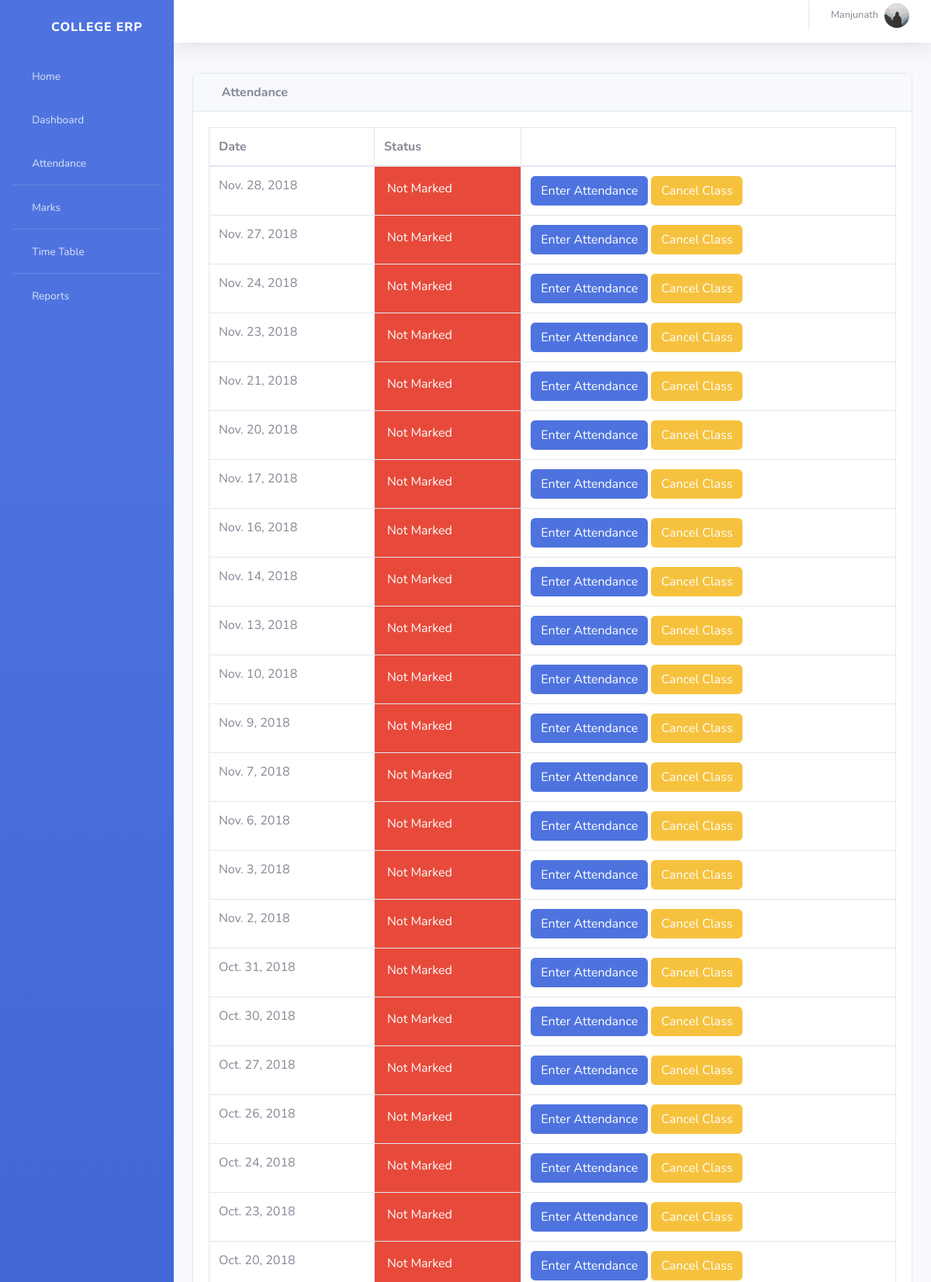
/info/teacher/9/ClassDates/ (signed in, upper part), run on the app's committed database.
### info/models.py (models this page shows, shortened)
class User(AbstractUser):
    @property
    def is_student(self):
        if hasattr(self, 'student'):
            return True
        return False
    @property
    def is_teacher(self):
        if hasattr(self, 'teacher'):
            return True
        return False

class Teacher(models.Model):
    user = models.OneToOneField(User, on_delete=models.CASCADE, null=True)
    id = models.CharField(primary_key=True, max_length=100)
    dept = models.ForeignKey(Dept, on_delete=models.CASCADE, default=1)
    name = models.CharField(max_length=100)
    Gender = models.CharField(max_length=50, choices=Gender_choice, default='Male')
    DOB = models.DateField(default='1980-01-01')
    address = models.CharField(max_length=200, default='-'),
    phone = models.IntegerField(),
    nationality = models.CharField(max_length=20),
    image = models.ImageField(default='default.jpg', upload_to='profile_pics')

class AttendanceClass(models.Model):
    assign = models.ForeignKey(Assign, on_delete=models.CASCADE)
    date = models.DateField()
    status = models.IntegerField(default=0)

### info/views.py (the view)
# urls.py: path('teacher/<int:assign_id>/ClassDates/', views.t_class_date, name='t_class_date'),
@login_required()
def t_class_date(request, assign_id):
    now = timezone.now()
    ass = get_object_or_404(Assign, id=assign_id)
    att_list = ass.attendanceclass_set.filter(date__lte=now).order_by('-date')
    return render(request, 'info/t_class_date.html', {'att_list': att_list})

### info/templates/info/t_class_date.html
{% extends 'info/base.html' %}
{% block content %}
    <div class="card mb-3">
        <div class="card-header">
              <i class="fas fa-table"></i>
            <b>Attendance</b></div>
            <div class="card-body">
              <div class="table-responsive">
                <table class="table table-bordered" id="dataTable" width="100%" cellspacing="0">
                  <thead>
                    <tr>
                        <th>Date</th>
                        <th>Status</th>
                        <th></th>
                    </tr>
                  </thead>
                  <tbody>
                    {% for a in att_list %}
                    <tr>
                        <td>{{ a.date }}</td>
                        {% if a.status == 0 %}
                            <td class="p-3 mb-2 bg-danger text-white">Not Marked</td>
                            <td>
                                <a class="btn btn-primary" href="{% url 't_attendance' a.id %}" role="button">Enter Attendance</a>
                                <a class="btn btn-warning" href="{% url 'cancel_class' a.id %}">Cancel Class</>
                            </td>
                        {% elif a.status == 1 %}
                            <td class="p-3 mb-2 bg-success text-white">Marked</td>
                            <td><a class="btn btn-secondary" href="{% url 'edit_att' a.id %}" role="button">Edit Attendance</a> </td>
                        {% else %}
                            <td class="p-3 mb-2 bg-warning text-white">Cancelled</td>
                            <td><a class="btn btn-primary" href="{% url 't_attendance' a.id %}" role="button">Enter Attendance</a></td>
                        {% endif %}
                    </tr>
                    {% empty %}
                            <p>student has no courses</p>
                    {% endfor %}
                  </tbody>
                </table>
              </div>
        </div>
    </div>
{% endblock %}

### info/templates/info/base.html (shortened to what this page needs)
<!DOCTYPE html>
<html lang="en">
  <head>
      {% load static %}
   <link href="{% static '/info/dashboard/vendor/fontawesome-free/css/all.min.css' %}" rel="stylesheet" type="text/css">
   <link href="{% static '/info/dashboard/css/sb-admin-2.min.css' %}" rel="stylesheet">
    <link href="{% static '/info/dashboard/vendor/datatables/dataTables.bootstrap4.css' %}" rel="stylesheet">
  </head>
  <body id="page-top">
    <div id="wrapper">
  <ul class="navbar-nav bg-gradient-primary sidebar sidebar-dark accordion" id="accordionSidebar">
      <a class="sidebar-brand d-flex align-items-center justify-content-center" href="{% url 'index' %}">
        <div class="sidebar-brand-icon rotate-n-15">
          <i class="fas fa-laugh-wink"></i>
        </div>
        <div class="sidebar-brand-text mx-3">College ERP</div>
      </a>
      <li class="nav-item">
        <a class="nav-link" href="{% url 'index' %}">
          <i class="fas fa-fw fa-tachometer-alt"></i>
          <span>Home</span></a>
      </li>
       {% if request.user.is_student %}
<hr class="sidebar-divider my-0">
      <li class="nav-item">
        <a class="nav-link" href="{% url 'dashboard'  request.user.student.USN request.user.student.class_id_id %}">
          <i class="fas fa-fw fa-tachometer-alt"></i>
          <span>Dashboard</span></a>
      </li>
      <li class="nav-item">
        <a class="nav-link" href="{% url 'attendance' request.user.student.USN %}">
          <i class="fas fa-fw fa-tachometer-alt"></i>
          <span>Attendance</span></a>
      </li>
      <hr class="sidebar-divider my-0">
      <li class="nav-item">
        <a class="nav-link" href="{% url 'attendance' request.user.student.USN %}">
          <i class="fas fa-fw fa-tachometer-alt"></i>
          <span>Attendance By Subject</span></a>
      </li>
       <hr class="sidebar-divider my-0">
      <li class="nav-item">
        <a class="nav-link" href="{% url 'marks_list' request.user.student.USN %}">
          <i class="fas fa-fw fa-tachometer-alt"></i>
          <span>Marks</span></a>
      </li>
      <hr class="sidebar-divider my-0">
      <li class="nav-item">
        <a class="nav-link" href="{% url 'timetable' request.user.student.class_id_id %}">
          <i class="fas fa-fw fa-tachometer-alt"></i>
          <span>Time Table</span></a>
      </li>
      {% elif request.user.is_teacher %}
      <li class="nav-item">
        <a class="nav-link" href="{% url 'dashboard'%}">
          <i class="fas fa-fw fa-tachometer-alt"></i>
          <span>Dashboard</span></a>
      </li>
       <li class="nav-item">
        <a class="nav-link" href="{% url 't_clas' request.user.teacher.id 1 %}">
          <i class="fas fa-fw fa-tachometer-alt"></i>
          <span>Attendance</span></a>
      </li>
      <hr class="sidebar-divider my-0">
      <li class="nav-item">
        <a class="nav-link" href="{% url 't_clas' request.user.teacher.id 2 %}">
          <i class="fas fa-fw fa-tachometer-alt"></i>
          <span>Marks</span></a>
      </li>
      <hr class="sidebar-divider my-0">
      <li class="nav-item">
        <a class="nav-link" href="{% url 't_timetable' request.user.teacher.id %}">
          <i class="fas fa-fw fa-tachometer-alt"></i>
          <span>Time Table</span></a>
      </li>
       <hr class="sidebar-divider my-0">
      <li class="nav-item">
        <a class="nav-link" href="{% url 't_clas' request.user.teacher.id 3 %}">
          <i class="fas fa-fw fa-tachometer-alt"></i>
          <span>Reports</span></a>
      </li>
      {% endif %}
    </ul>
<div id="content-wrapper">
<div id="content">
          <nav class="navbar navbar-expand navbar-light bg-white topbar mb-4  shadow" style="bottom:15px;">
          <ul class="navbar-nav ml-auto">
            <li class="nav-item dropdown no-arrow">
              <a class="nav-link dropdown-toggle" href="#" id="userDropdown" role="button" data-toggle="dropdown" aria-haspopup="true" aria-expanded="false">
                 {% if request.user.is_student %}
                  <span class="mr-2 d-none d-lg-inline text-gray-600 small">{{ request.user.student.name }}</span>
                   <img class="img-profile rounded-circle" src="{{ user.student.image.url }}">
                  <div class="dropdown-menu dropdown-menu-right shadow animated--grow-in" aria-labelledby="userDropdown">
                  <a class="dropdown-item" href="{% url 'profile' %}">
                  <i class="fas fa-user fa-sm fa-fw mr-2 text-gray-400"></i>
                  Profile
                </a>
                <a class="dropdown-item" href="#">
                  <i class="fas fa-cogs fa-sm fa-fw mr-2 text-gray-400"></i>
                  Settings
                </a>
                <a class="dropdown-item" href="#">
                  <i class="fas fa-list fa-sm fa-fw mr-2 text-gray-400"></i>
                  Activity Log
                </a>
                <div class="dropdown-divider"></div>
                <a class="dropdown-item" href="#" data-toggle="modal" data-target="#logoutModal">
                  <i class="fas fa-sign-out-alt fa-sm fa-fw mr-2 text-gray-400"></i>
                  Logout
                </a>
              </div>
                  {% elif request.user.is_teacher %}
                  <span class="mr-2 d-none d-lg-inline text-gray-600 small">{{ request.user.teacher.name }}</span>
                <img class="img-profile rounded-circle" src="{{ user.teacher.image.url }}">
              </a>
                 {% endif %}
            </li>
          </ul>
        </nav>
        <div class="container-fluid">
            {% block content %}
            {% endblock %}
        </div>
    </div>
    </div>
  </body>
</html>

### data on the page
User: user.teacher.name "Manjunath", teacher.image (placeholder picture)
AttendanceClass: date "Nov. 28, 2018", status "Not Marked"
AttendanceClass: date "Nov. 27, 2018", status "Not Marked"
AttendanceClass: date "Nov. 24, 2018", status "Not Marked"
AttendanceClass: date "Nov. 23, 2018", status "Not Marked"
AttendanceClass: date "Nov. 21, 2018", status "Not Marked"
AttendanceClass: date "Nov. 20, 2018", status "Not Marked"
AttendanceClass: date "Nov. 17, 2018", status "Not Marked"
AttendanceClass: date "Nov. 16, 2018", status "Not Marked"
AttendanceClass: date "Nov. 14, 2018", status "Not Marked"
AttendanceClass: date "Nov. 13, 2018", status "Not Marked"
AttendanceClass: date "Nov. 10, 2018", status "Not Marked"
AttendanceClass: date "Nov. 9, 2018", status "Not Marked"
AttendanceClass: date "Nov. 7, 2018", status "Not Marked"
AttendanceClass: date "Nov. 6, 2018", status "Not Marked"
AttendanceClass: date "Nov. 3, 2018", status "Not Marked"
AttendanceClass: date "Nov. 2, 2018", status "Not Marked"
AttendanceClass: date "Oct. 31, 2018", status "Not Marked"
AttendanceClass: date "Oct. 30, 2018", status "Not Marked"
AttendanceClass: date "Oct. 27, 2018", status "Not Marked"
AttendanceClass: date "Oct. 26, 2018", status "Not Marked"
AttendanceClass: date "Oct. 24, 2018", status "Not Marked"
AttendanceClass: date "Oct. 23, 2018", status "Not Marked"
AttendanceClass: date "Oct. 20, 2018", status "Not Marked"
